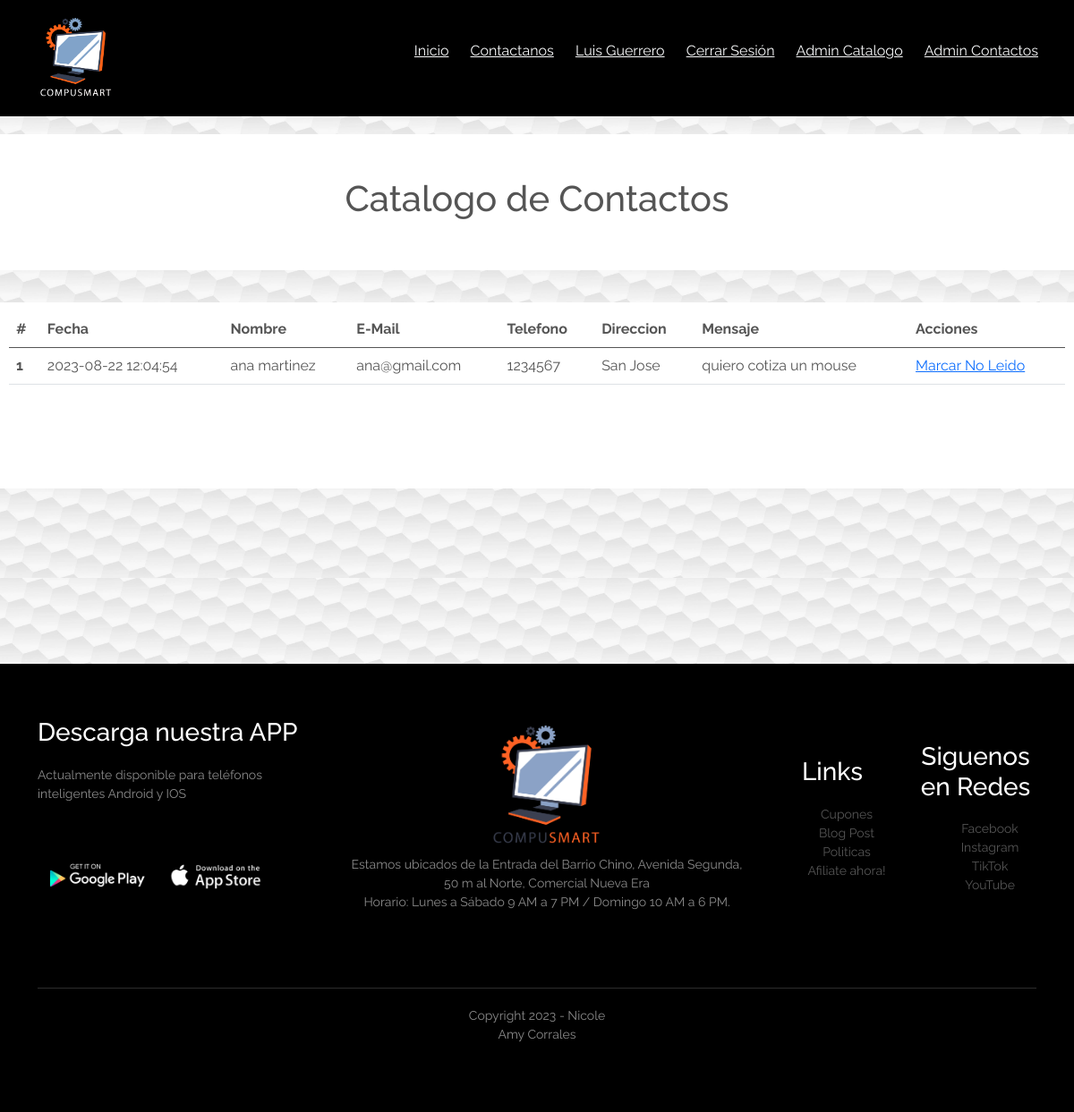
The app's page /admin/contacto/contactos.php (signed in) with its own data.
### tables this page shows
CREATE TABLE `clientes` (
  `id` int(11) NOT NULL,
  `nombre` varchar(45) NOT NULL,
  `cedula` varchar(11) NOT NULL,
  `email` varchar(75) NOT NULL,
  `telefono` varchar(9) NOT NULL,
  `direccion` text DEFAULT NULL,
  `mensaje` text DEFAULT NULL,
  `fecha` datetime NOT NULL DEFAULT current_timestamp(),
  `leido` tinyint(1) NOT NULL DEFAULT 0
);

### DAL/contacto.php (called while the page is built, shortened)
<?php
function obtenerClientes()
{
    $retorno = null;
    try {
        $conexion = Conecta();
        $sql = "SELECT * FROM clientes";
        $resultado = $conexion->query($sql);
        if ($resultado->num_rows > 0) {
            $retorno = $resultado;
        }
    } catch (\Throwable $th) {
        echo $th;
    } finally {
        Desconecta($conexion);
    }
    return $retorno;
}

### admin/contacto/contactos.php (the view, shortened to what this page needs)
<?php include '../include/header.php'; ?>
<?php
require_once '../../DAL/contacto.php';
$clientes = obtenerClientes();
?>
<?php if ($clientes) : ?>
  <section class="contenedor-productos">
    <div class="div-h1-sin-background">
      <h1 id="texto_Conct">Catalogo de Contactos </h1>
    </div>
    <div class="contenedor">
      <table class="table table-hover">
        <thead>
          <tr>
            <th scope="col">#</th>
            <th scope="col">Fecha</th>
            <th scope="col">Nombre</th>
            <th scope="col">E-Mail</th>
            <th scope="col">Telefono</th>
            <th scope="col">Direccion</th>
            <th scope="col">Mensaje</th>
            <th scope="col">Acciones</th>
          </tr>
        </thead>
        <tbody>
          <?php while ($row = $clientes->fetch_assoc()) : ?>
            <tr>
              <th scope="row"><?php echo $row["id"]; ?></th>
              <td><?php echo $row["fecha"]; ?></td>
              <td><?php echo $row["nombre"]; ?></td>
              <td><?php echo $row["email"]; ?></td>
              <td><?php echo $row["telefono"]; ?></td>
              <td><?php echo $row["direccion"]; ?></td>
              <td><?php echo $row["mensaje"]; ?></td>
              <?php if ($row["leido"]  == 0) : ?>
                <td><a href="<?php echo './contactos.php?leido=' . $row["id"] ?>" class="boton-item">Marcar Leido</a></td>
              <?php else : ?>
                <td><a href="<?php echo './contactos.php?noleido=' . $row["id"] ?>" class="boton-item">Marcar No Leido</a></td>
              <?php endif ?>
            </tr>
          <?php endwhile ?>
        </tbody>
      </table>
    </div>
  </section>
<?php else : ?>
  <a> No hay productos aun, ingresa algunßos </a>
<?php endif  ?>
<?php include '../include/footer.php'; ?>

### Css/Style.css (style rules this page uses)
* { margin: 0; padding: 0; box-sizing: border-box; }
body { font-family: 'Raleway', sans-serif; }
a { text-decoration: none; color: rgb(255, 255, 255); transition: .5s; }
#body-Contact { background: url('../Recursos/img/wallpaper.jpg'); background-repeat: no-repeat; background-attachment: fixed; background-size: cover; font-family: 'Raleway', sans-serif; }
.div-h1-sin-background { padding: 4%; background-color: white; margin-bottom: 3%; }
#texto_Conct { color: #555; text-align: center; margin-right: 200px; margin-left: 200px; }
section { background: url(Recursos/img/wallpaper.jpg) center/cover; background-repeat: no-repeat; background-attachment: fixed; background-size: cover; }
h1 { transition: transform 0.8s; }
.contenedor-productos { background-color: #fff; padding-top: 20px; padding-bottom: 100px; }

### Css/productos.css (style rules this page uses)
* { margin: 0; padding: 0; box-sizing: border-box; font-family: 'Raleway', sans-serif; color: #555; }
body { font-family: 'Raleway', sans-serif; }
a { text-decoration: none; color: rgb(255, 255, 255); transition: .5s; }
.contenedor { max-width: 1200px; padding: 10px; margin: auto; display: flex; padding-bottom: 100px; justify-content: space-between; background-color: #fff; contain: paint; }

### records on screen
clientes: id "1", fecha "2023-08-22 12:04:54", nombre "ana martinez", email "ana@gmail.com", telefono "1234567", direccion "San Jose", mensaje "quiero cotiza un mouse"

### other values on screen
$_SESSION["nombre"] "Luis"
$_SESSION["apellido1"] "Guerrero"
